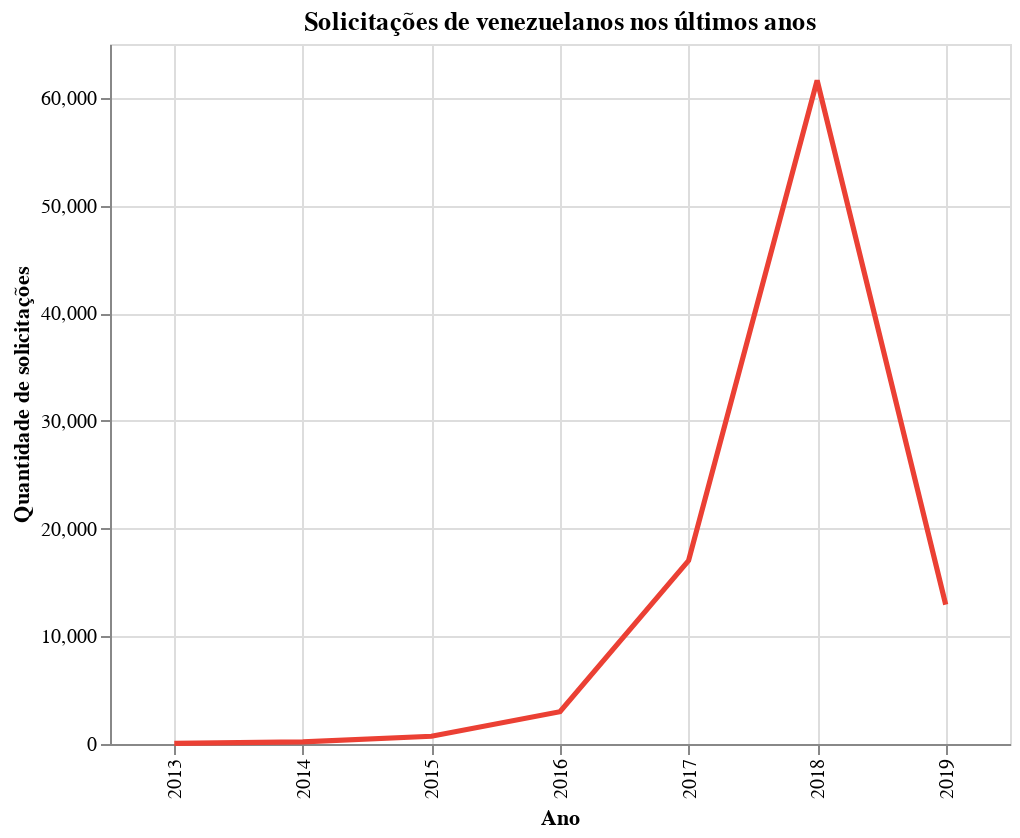

Here is the notebook cell this chart was saved with:
### Code cell
alt.Chart(data=ven, title='Solicitações de venezuelanos nos últimos anos').mark_line(color='#eb4034', size=2.6).encode(
    x=alt.X('Ano:N', title='Ano', axis=alt.Axis(grid=True)),
    y=alt.Y('Quantidade:Q', title='Quantidade de solicitações')
).properties(
    width=450,
    height=350
)

### Figure 1 — Vega-Lite specification as saved in the notebook (floating-point values rounded to 4 significant figures)
{"config": {"view": {"continuousWidth": 400, "continuousHeight": 300}}, "data": {"name": "data-0cbd005536d05c74ce879fe860aff5cb"}, "mark": {"type": "line", "color": "#eb4034", "size": 2.6}, "encoding": {"x": {"type": "nominal", "axis": {"grid": true}, "field": "Ano", "title": "Ano"}, "y": {"type": "quantitative", "field": "Quantidade", "title": "Quantidade de solicitações"}}, "height": 350, "title": "Solicitações de venezuelanos nos últimos anos", "width": 450, "$schema": "https://vega.github.io/schema/vega-lite/v4.8.1.json", "datasets": {"data-0cbd005536d05c74ce879fe860aff5cb": [{"Nacionalidade": "VENEZUELA", "Ano": 2013, "Quantidade": 49}, {"Nacionalidade": "VENEZUELA", "Ano": 2014, "Quantidade": 191}, {"Nacionalidade": "VENEZUELA", "Ano": 2015, "Quantidade": 721}, {"Nacionalidade": "VENEZUELA", "Ano": 2016, "Quantidade": 2999}, {"Nacionalidade": "VENEZUELA", "Ano": 2017, "Quantidade": 17033}, {"Nacionalidade": "VENEZUELA", "Ano": 2018, "Quantidade": 61618}, {"Nacionalidade": "VENEZUELA", "Ano": 2019, "Quantidade": 12932}]}}
